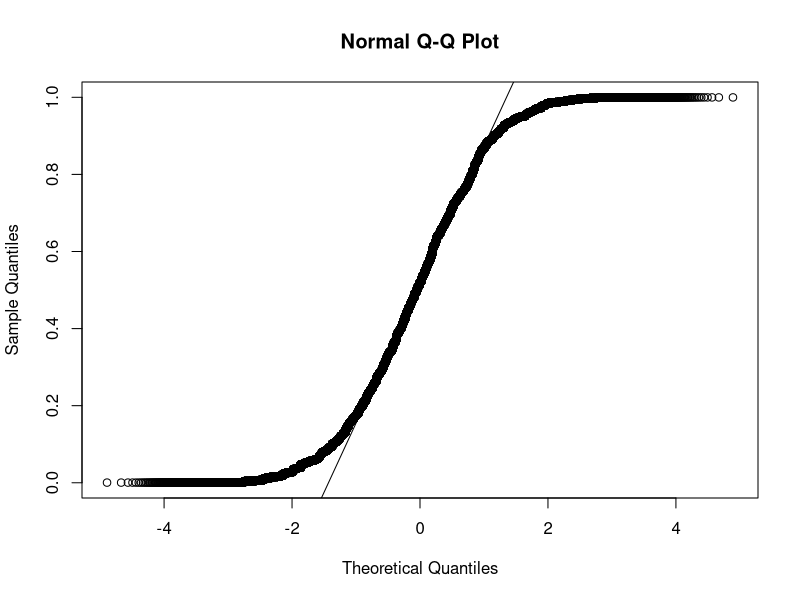
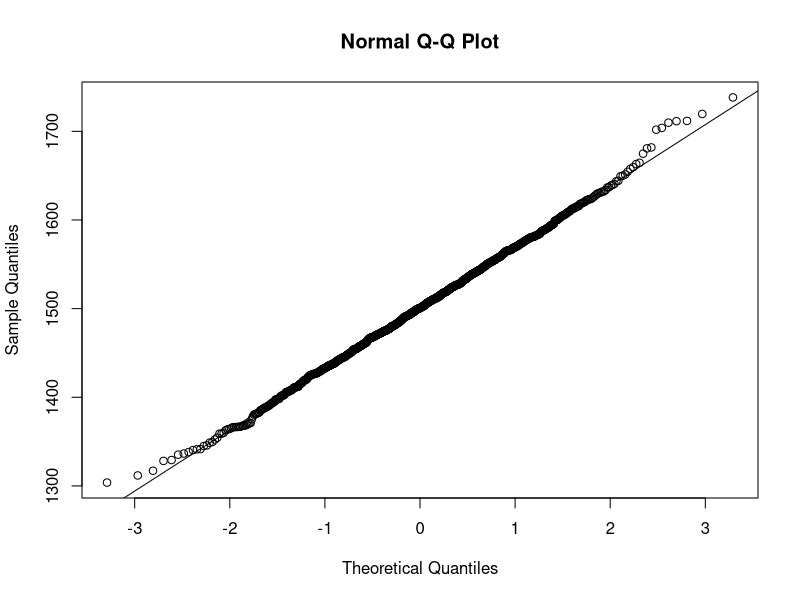
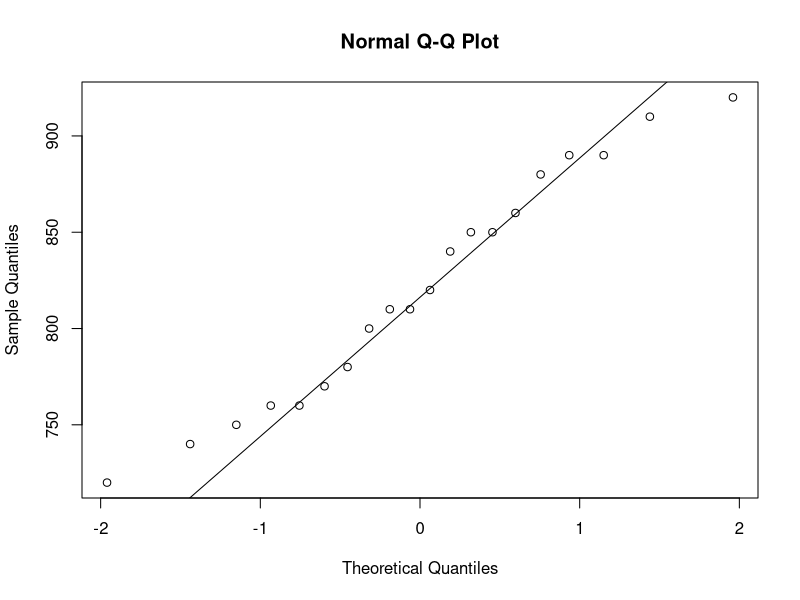

Source code (R) for these figures, in order: (Note: this script raises an error after producing the figures.)
install.packages("tidyverse")

#зад1.
#правим матрица 500х1000, която да съдържа 1000 наблюдения на 500 сл.в
samples <- matrix(rexp(1000, 1/3), nrow = 1, ncol = 1000)


for(i in 1:499)
{
  samples <- rbind(samples, c(rexp(1000, 1/3)))
}

#емпирични квартили
quantile(samples[1,])

#теоритични квартили
qexp(1/3, 0.25)

qexp(1/3, 0.5)

qexp(1/3, 0.75)


#б)
Y <- c()

for (i in 1:1000)
{
  Y <- c(Y, samples[1,] / (samples[1,] + samples[2,]))
}

#проверяваме дали е нормално разпределена
qqnorm(Y)
qqline(Y)
#изглежда че е нормално разпределена. Сега ще проверим
chisq.test(Y)

#p-value е 1 следователно е нормално разпределна

#в)

#правим вектор от 1000 елем, и всеки елемент е сумата от съответната колона
Z <- c()
 
for(i in 1:1000){
 Z <- c(Z, sum(samples[,i]))
}
 
#правим проверка за нормално разпределение - от нея изглежда че е
qqnorm(Z)
qqline(Z)

#проверяваме  - p.value = 0.75 > 0.05 следователно можем да твърдим, че е норм разпр.
shapiro.test(Z)


#зад2

#взимаме данните за скоростта на светлината от 4тия експреримент
data1 <- morley$Speed[morley$Expt == 4]

#гледаме дали е нормално разпределена
qqnorm(data1)
qqline(data1)

#и от графиката и от теста изглежда че е нормално разпределена
shapiro.test(data1)

t.test(data1, conf.level = 0.97)

#зад3
library("MASS")

#Нулевата хипотеза ще бъде да видим дали пушенето на родителя влияе на теглото на бебето
#Иначе ще е вярно обратното - че двете са зависими
  
#взимаме данните дали родителите са пушачи
smokers <- birthwt$smoke
#взимаме данните дали бебетата са под необходимото тегло
underweight_babies <- birthwt$low

table1 <- data.frame(smokers, underweight_babies)

barplot(table(df), names.arg = c("smokers", "non-smokers"), legend.text = T)

chisq.test(smokers, underweight_babies)
#от теста p-value < 0.05 следователно отхвърляме нулевата хипотеза и имаме, че 
#тютюнопушенето и теглото на бебето са зависими

#зад4


#a)
#взимате данните за дължината и широчината на венчелистчетата
#нулевата хипотеза ще е дължините на венчелистчетата да са 3 пъти колкото ширините им
#H1 съотв ще бъде дължините на венчелистчетата не са 3 пъти колкото ширините им

petals_length <- iris$Petal.Length

petals_width <- iris$Petal.Width

#проверяваме дали са нормално разпределени - не са
qqnorm(petals_width)
qqline(petals_width)

qqnorm(petals_length)
qqline(petals_length)

#следователно можем да ползваме wilcox.test
wilcox.test(petals_length, petals_width * 3, alternative = "two.sided")
#приемаме хипотеза 0 

#б)
versi <- iris$Sepal.Width[iris$Species == "versicolor"]
virgi <- iris$Sepal.Width[iris$Species == "virginica"]

#нулевата ни хипотеза ще бъде, че ширината на versi > тази на virgi
#Н1: ще ни е обратното

#проверяваме дали е нормално разпределена
qqnorm(versi)
qqline(versi)

qqnorm(virgi)
qqline(virgi)
#изглеждат нормално разпределени следователно ще ползваме t.test
t.test(versi, virgi, alternative = "less")
#отхвърляме нулевата хипотеза


#в)
#H0: setosa с дължина на венчелистчетата <= 1.4 има ширина на венчелистчетата
#H1: setosa с дължина на венчелистчетата <= 1.4 има ширина на венчелистчетата

setos <- iris$Petal.Width[iris$Species =="setosa" & iris$Petal.Length <= 1.4]

#не е нормално разпределението
qqnorm(setos)
qqline(setos)

wilcox.test(setos, mu = 0.26)
#oтхвърляме нулевата хипотеза следователно е варна Н1
